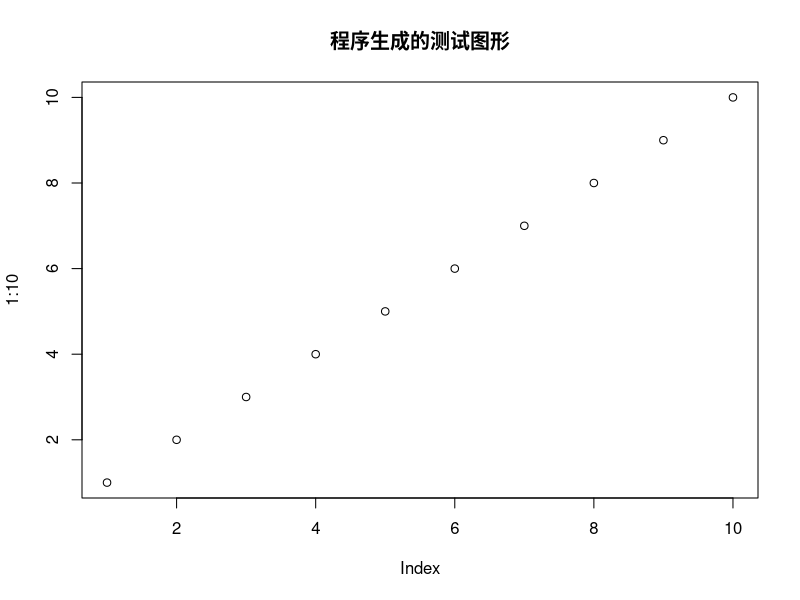

The R source for this figure:
## ---- chunk 1
knitr::opts_chunk$set(echo = TRUE)
##library(tidyverse) # Wickham的数据整理的整套工具
pdf.options(height=10/2.54, width=10/2.54, family="GB1") # 注意：此设置要放在最后
## ---- chunk 2
plot(1:10, main="程序生成的测试图形")
## ---- chunk 3
d <- data.frame("自变量"=1:10, "因变量"=(1:10)^2)
knitr::kable(d, caption="表格说明文字")
